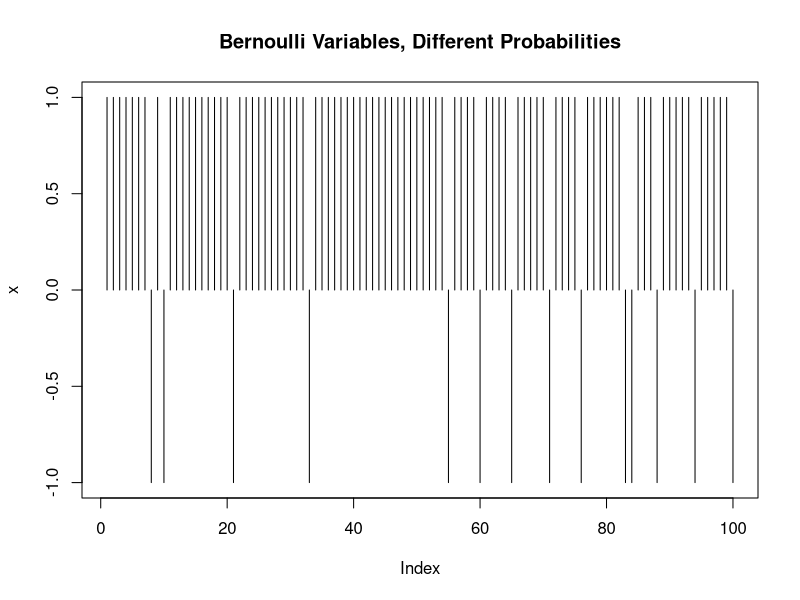

Source code (R):
n <- 100 # assigning the value 100 to n
x <- sample(c(-1,1), n, replace = T, prob = c(.2,.8)) # we generate a sample of values that are used based on different probabilities passed into the sample function
# here we are plotting the graph using the plot function passing the x values generated and other required parameters
plot(x, type = 'h', main = 'Bernoulli Variables, Different Probabilities')
